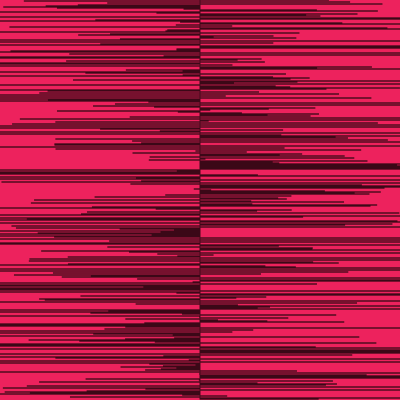
Frame 1 (no input)
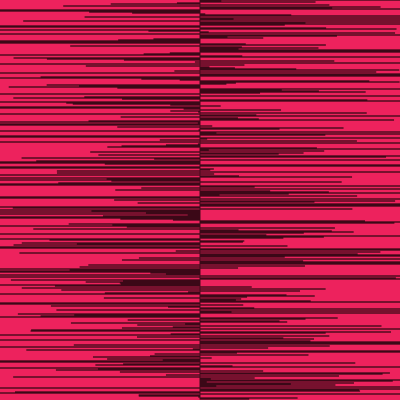
Frame 60 (no input)
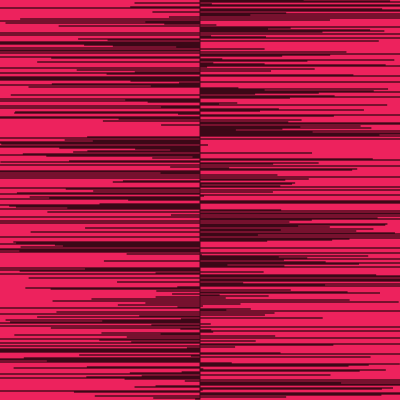
Frame 120 (the mouse pressed at the canvas centre since frame 60)

The p5.js sketch that drew these frames (run headless with seeded random() and noise() and a simulated clock; from frame 60 on, the mouse is pressed at the canvas centre):

// p5.js sketch
// ── sketch.js
function setup() {
  createCanvas(400, 400);
}

function draw() {
  background(237, 34, 93);
  fill(200);
  for (let i = 0; i < 400; i++) {
    let r = random(-300, 300);
    line(200, i, 200 + r, i);
  }
}
